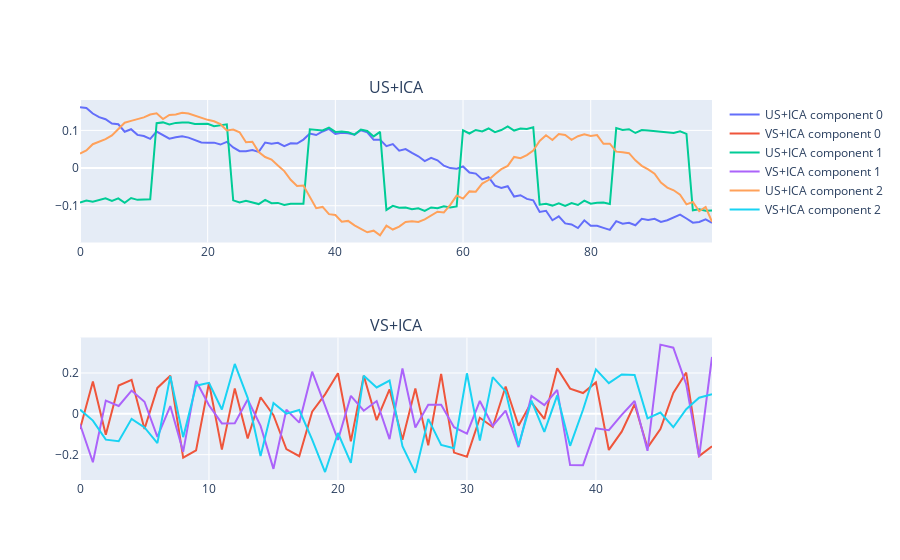

Source (notebook cell):
### Markdown cell above
### 2.2 Apply SVD, then ICA
Now, let us do the singular value decomposition (SVD), and then apply ICA on the output of the left and right singular vectors.

### Code cell
from scipy import linalg

U, s, Vh = linalg.svd(idps)
V = Vh.T

sigma = np.zeros((n_samples,n_idps))
for i in range(min(n_samples,n_idps)):
    sigma[i,i] = s[i]

US = np.dot(U,sigma)
VS = np.dot(V,sigma.T)

ica = FastICA(n_components)
components_us = ica.fit_transform(US)
components_vs = ica.fit_transform(VS)

figure = make_subplots(2, 1, subplot_titles=['US+ICA','VS+ICA'])
for i in range(n_components):
    figure.add_trace(
        go.Scatter(
            x=np.arange(n_samples),
            y=components_us[:, i],
            mode='lines',
            name=f'US+ICA component {i}'
        ),
        row=1,
        col=1
    )
    figure.add_trace(
        go.Scatter(
            x=np.arange(n_samples),
            y=components_vs[:, i],
            mode='lines',
            name=f'VS+ICA component {i}'
        ),
        row=2,
        col=1
    )

iplot(figure)
